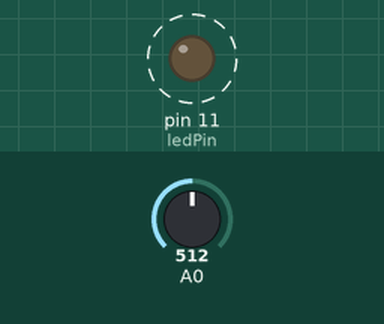
Recording of a sketch running on a simulated Arduino Uno, built with avr-gcc and run on an emulated ATmega328P. Parts: output pins drawn as LEDs (lit = HIGH). Dashed ring = blinking. The inputs (shaded band) are chosen by the test bench; at power-on: A0 = 512. What the sketch prints to the serial monitor is not drawn.

Above: at 0.2 s.
Timing chart, 0 to 3.0 s (numbered marks = the images above):
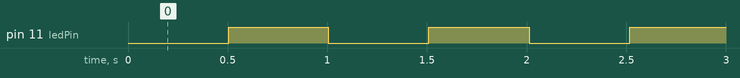

Measured:
- by itself, pin 11 (ledPin): alternates HIGH for 0.50 s and LOW for 0.50 s

The sketch:

Arduino_code.ino
```cpp
const int ledPin = 11;
int ledState = LOW;
unsigned long previousMillis = 0;
const long interval = 500;

void setup()
{
Serial.begin(9600);
pinMode(ledPin,OUTPUT);
}

void loop()
{
    Serial.println(analogRead(A0));
    delay(1);
    unsigned long currentMillis = millis();
    if (currentMillis - previousMillis >= interval)
    {
      previousMillis = currentMillis;
      if (ledState == LOW)
      {
        ledState = HIGH;
      } else
      {
        ledState = LOW;
      }
      digitalWrite(ledPin,ledState);
    }
 }
```
